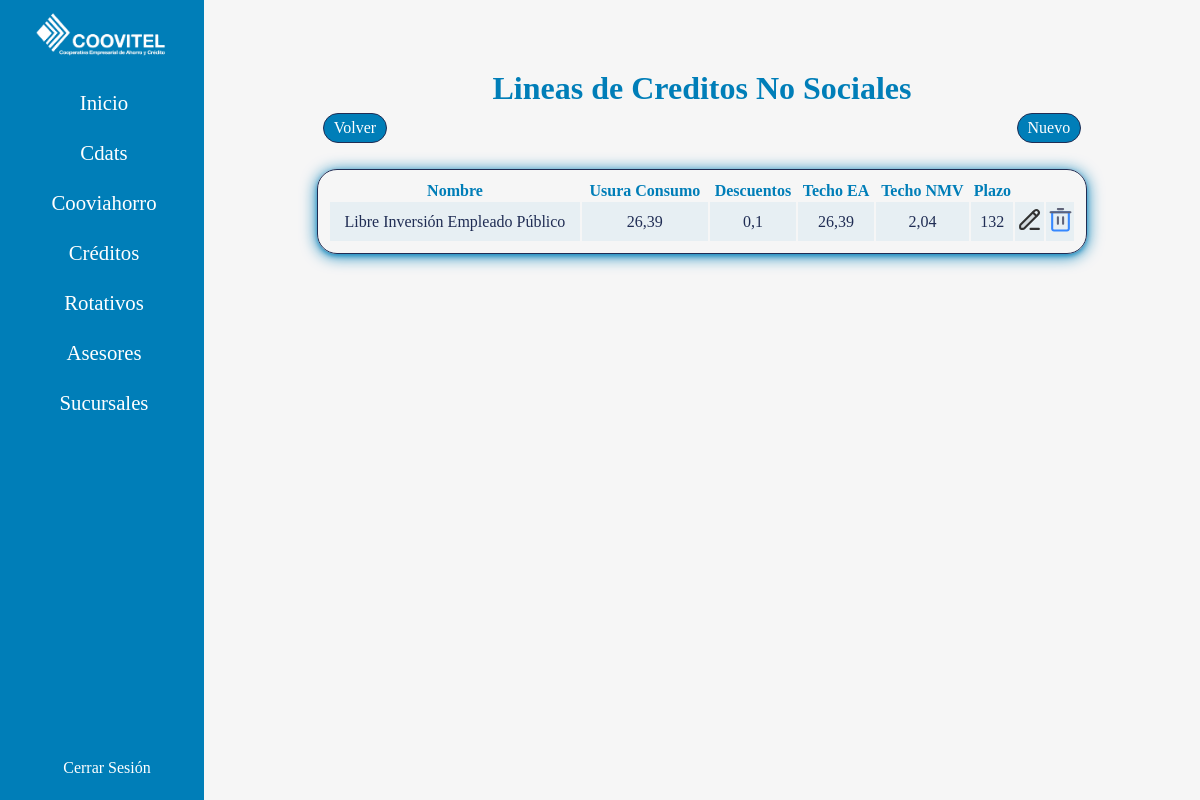
/nosociales/ (signed in), run on the app's committed database.
### credito/models.py (models this page shows, shortened)
class NoSociales(models.Model):
    name = models.CharField(max_length=200)
    usura = models.FloatField()
    descuentos = models.FloatField()
    techoEA = models.FloatField()
    techoNMV = models.FloatField()
    plazo = models.IntegerField()

### credito/views.py (the view)
# urls.py: path("nosociales/", views.noSociales, name="nosociales"),
@login_required
def noSociales(request):
    nosociales = NoSociales.objects.all()
    return render(request, 'creditos/noSociales/noSociales.html', {'nosociales': nosociales})

### controls/templates/creditos/noSociales/noSociales.html (shortened to what this page needs)
{% extends 'base.html' %}
{% load humanize %}
{% block content %}
    <div class="types">
        <h1 class="title-type">Lineas de Creditos No Sociales</h1>
        <div class="buttons">
            <a class="bts" href="{% url 'admin' %}">Volver</a>
            <a class="bts" href="{% url 'createnosociales' %}">Nuevo</a>
        </div>
        <table>
            <tr>
                <th>Nombre</th>
                <th>Usura Consumo</th>
                <th>Descuentos</th>
                <th>Techo EA</th>
                <th>Techo NMV</th>
                <th>Plazo</th>
                <th></th>
                <th></th>
            </tr>
            {% for registro in nosociales%}
                <tr>
                    <td>{{registro.name}}</td>
                    <td>{{registro.usura}}</td>
                    <td>{{registro.descuentos}}</td>
                    <td>{{registro.techoEA}}</td>
                    <td>{{registro.techoNMV}}</td>
                    <td>{{registro.plazo}}</td>
                    <td class="tb">
                        <a href="{% url 'updatenosociales' registro.id%}">
                        </a>
                    </td>
                    <td class="tb">
                        <a onclick="return confirm('Esta seguro de eliminar esta Linea No Social?')" href="{% url 'deletenosociales' registro.id %}">
                        </a>
                    </td>
                </tr>
            {% endfor %}
        </table>
    </div>
{% endblock %}

### account/static/css/style.css (style rules this page uses)
:root { --backColor: #fdfdfd; --colorWhite: #fff; --colorLinks: #007eb8; --colorOne: #202d54; --colorTwo: #2c3870; --colorThree: #2d2e83; --colorFour: #007eb8; }
* { margin: 0; padding: 0; box-sizing: border-box; }
html { height: 100%; height: 100vh; font-family:Georgia, 'Times New Roman', Times, serif; color: var(--colorFour); }
body { height: auto; min-height: 100%; min-height: 100vh; overflow-y: scroll; background-color: var(--backColor); display: grid; grid-template-areas: "aside main main"; grid-template-columns: 17vw 1fr; grid-template-rows: 1fr auto; }
a { text-decoration: none; }

### controls/static/css/style2.css (style rules this page uses)
:root { --backColor: #fdfdfd; --colorWhite: #fff; --colorLinks: #007eb8; --colorOne: #202d54; --colorTwo: #2c3870; --colorThree: #2d2e83; --colorFour: #007eb8; }
.types { width: 100%; display: flex; flex-direction: column; justify-content: center; align-items: center; }
.title-type { color: var(--colorFour); }
.buttons { width: 90%; display: flex; flex-direction: row; justify-content: space-between; align-items: center; padding: 6px; }
.bts { background-color: #007eb8; border: 1px solid var(--colorOne); border-radius: 20px; padding: 5px 10px; color: #fff; transition: all .3s ease; }
td { color: #202d54; padding: 5px 0px; }
tr:nth-child(2n) { background-color: #007eb810; }
.image { transition: all .3s ease-in-out; }

### controls/static/css/options.css (style rules this page uses)
:root { --backColor: #fdfdfd; --colorWhite: #fff; --colorLinks: #007eb8; --colorOne: #202d54; --colorTwo: #2c3870; --colorThree: #2d2e83; --colorFour: #007eb8; }

### asesores/static/css/asesores.css (style rules this page uses)
.types { width: 100%; height: max-content; display: flex; flex-direction: column; }
.title-type { color: var(--colorFour); }
td { color: #202d54; padding: 5px 0px; }
tr:nth-child(2n) { background-color: #007eb810; }
.image { transition: all .3s ease-in-out; }

### asesores/static/css/paginator.css (style rules this page uses)
:root { --backColor: #fdfdfd; --colorWhite: #fff; --colorLinks: #007eb8; --colorOne: #202d54; --colorTwo: #2c3870; --colorTwoLow: #2c387028; --colorThree: #2d2e83; --colorFour: #007eb8; }
a { text-decoration: none; color: var(--colorWhite); }

### data on the page
NoSociales: name "Libre Inversión Empleado Público", usura "26,39", descuentos "0,1", techoEA "26,39", techoNMV "2,04", plazo "132"
